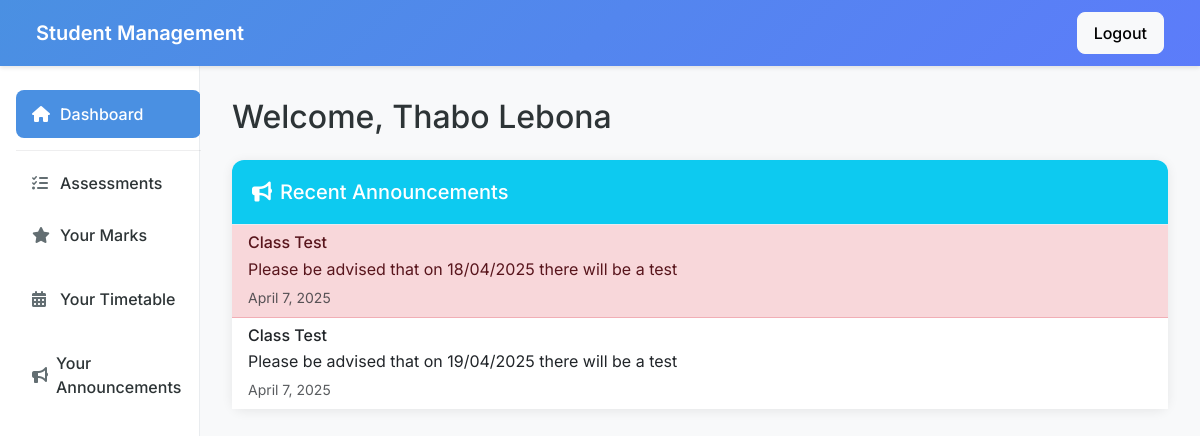
/ (signed in), run on the app's committed database.
### management/models.py (models this page shows)
class CustomUser(AbstractUser):
    is_tutor = models.BooleanField(default=False)
    is_student = models.BooleanField(default=False)

class Announcement(models.Model):
    title = models.CharField(max_length=200)
    content = models.TextField()
    tutor = models.ForeignKey(Tutor, on_delete=models.CASCADE)
    date_posted = models.DateTimeField(auto_now_add=True)
    important = models.BooleanField(default=False)

### management/views.py (the view)
# urls.py: path('', views.home, name='home'),
@login_required
def home(request):
    if request.user.is_tutor:
        tutor = Tutor.objects.get(user=request.user)
        assessments = Assessment.objects.filter(tutor=tutor).order_by('-date')
        performance_data = []
        subject_averages = {}
        total_students = Student.objects.count()
        for assessment in assessments:
            marks = Mark.objects.filter(assessment=assessment)
            if marks.exists():
                avg_marks = marks.aggregate(Avg('marks_obtained'))['marks_obtained__avg']
                passing_count = marks.filter(marks_obtained__gte=assessment.max_marks * 0.5).count()
                performance_data.append({
                    'title': assessment.title,
                    'average': round(avg_marks, 2),
                    'max_marks': assessment.max_marks,
                    'passing_percentage': round((passing_count / total_students) * 100, 2),
                    'date': assessment.date.strftime('%Y-%m-%d')
                })
                if assessment.subject not in subject_averages:
                    subject_averages[assessment.subject] = {'total': 0, 'count': 0}
                subject_averages[assessment.subject]['total'] += (avg_marks / assessment.max_marks) * 100
                subject_averages[assessment.subject]['count'] += 1
        subject_performance = [
            {
                'subject': subject,
                'average': round(data['total'] / data['count'], 2)
            }
            for subject, data in subject_averages.items()
        ]
        return render(request, 'management/tutor_dashboard.html', {
            'performance_data': json.dumps(performance_data, cls=DecimalEncoder),
            'subject_performance': json.dumps(subject_performance, cls=DecimalEncoder),
            'announcements': Announcement.objects.filter(tutor=tutor).order_by('-date_posted')
        })
    else:
        student = Student.objects.get(user=request.user)
        marks = Mark.objects.filter(student=student)
        timeslots = TimeSlot.objects.filter(students=student)
        announcements = Announcement.objects.all()
        return render(request, 'management/student_dashboard.html', {
            'marks': marks,
            'timeslots': timeslots,
            'announcements': announcements
        })

### management/templates/management/student_dashboard.html (shortened to what this page needs)
{% extends 'base.html' %}
{% block content %}
<div class="row">
    <div class="col-md-12 mb-4">
        <div class="d-flex justify-content-between align-items-center">
            <h2 class="mb-0">Welcome, {{ user.get_full_name|default:user.username }}</h2>
        </div>
    </div>
    <div class="col-md-12">
        <div class="card">
            <div class="card-header bg-info text-white">
                <h5 class="mb-0"><i class="fas fa-bullhorn me-2"></i>Recent Announcements</h5>
            </div>
            <div class="card-body p-0">
                {% if announcements %}
                    <div class="list-group list-group-flush">
                    {% for announcement in announcements %}
                        <div class="list-group-item {% if announcement.important %}list-group-item-danger{% endif %}">
                            <h6 class="mb-1">{{ announcement.title }}</h6>
                            <p class="mb-1">{{ announcement.content }}</p>
                            <small class="text-muted">{{ announcement.date_posted|date:"F j, Y" }}</small>
                        </div>
                    {% endfor %}
                    </div>
                {% else %}
                    <div class="p-4 text-center text-muted">
                        <i class="fas fa-bullhorn fa-2x mb-3"></i>
                        <p>No announcements yet</p>
                    </div>
                {% endif %}
            </div>
        </div>
    </div>{% endblock %}

### management/templates/base.html (style rules this page uses)
:root { --primary-color: #4a90e2; --secondary-color: #f5f6fa; --accent-color: #5c7cfa; --success-color: #51cf66; --danger-color: #ff6b6b; --warning-color: #ffd43b; --text-primary: #2d3436; --text-secondary: #636e72; --border-color: #e9ecef; }
body { font-family: 'Inter', -apple-system, BlinkMacSystemFont, 'Segoe UI', Roboto, sans-serif; color: var(--text-primary); background-color: #f8f9fa; }
.card { border: none; border-radius: 12px; box-shadow: 0 2px 12px rgba(0,0,0,0.08); transition: transform 0.2s ease, box-shadow 0.2s ease; background: white; margin-bottom: 1.5rem; }
.card-header { border-bottom: 1px solid var(--border-color); padding: 1.25rem; background-color: white; border-radius: 12px 12px 0 0 !important; }
.card-body { padding: 1.5rem; }

### data on the page
CustomUser: get_full_name "Thabo Lebona"
Announcement: title "Class Test", content "Please be advised that on 18/04/2025 there will be a test", date_posted "April 7, 2025"
Announcement: title "Class Test", content "Please be advised that on 19/04/2025 there will be a test", date_posted "April 7, 2025"
